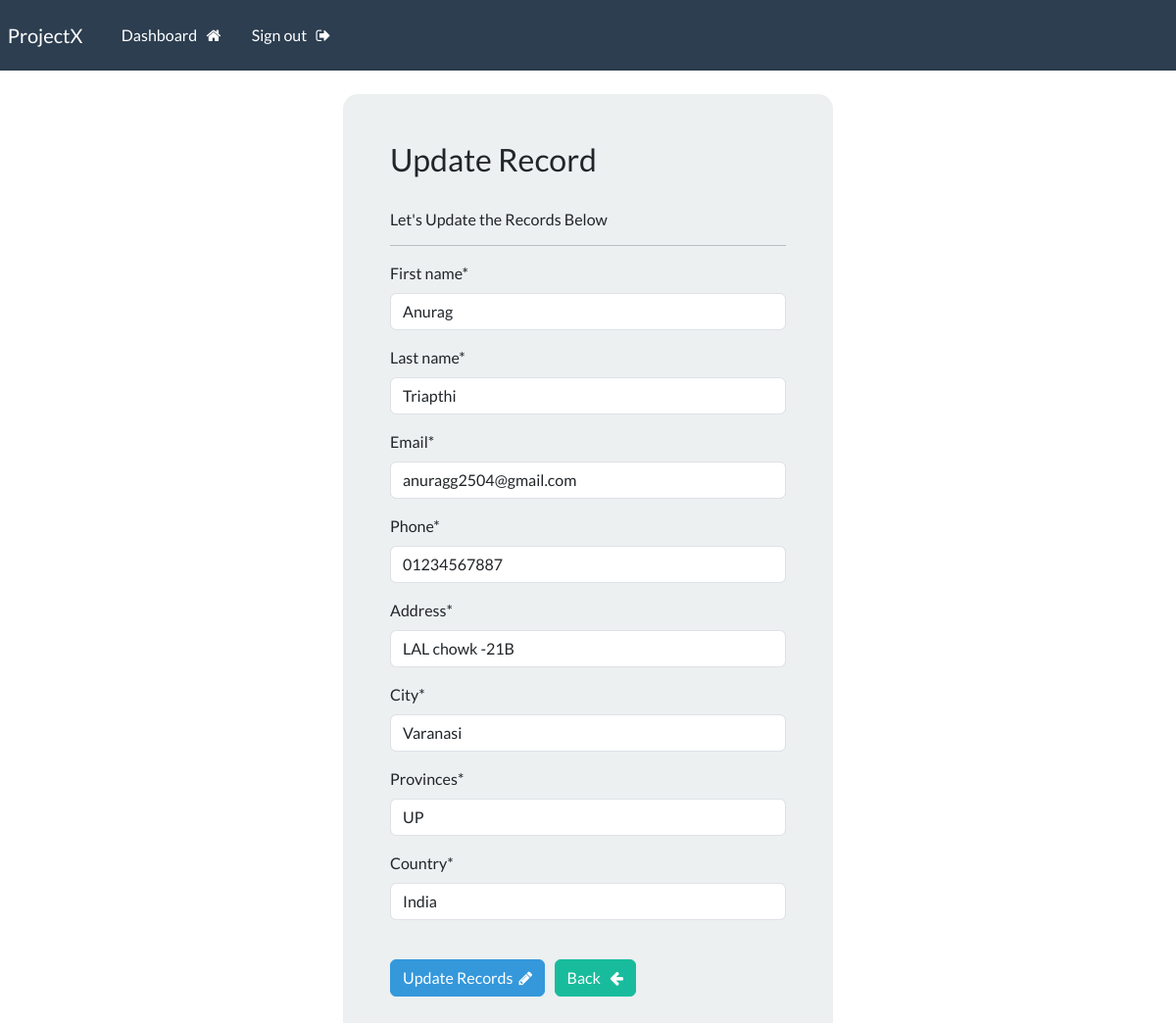
/update-record/9 (signed in), run on the app's committed database.
### webapp/models.py (models this page shows, shortened)
class Record(models.Model):
    creation_date = models.DateTimeField(auto_now_add=True)
    first_name = models.CharField(max_length=20)
    last_name = models.CharField(max_length=20)
    email = models.CharField(max_length=50)
    phone = models.CharField(max_length=20)
    address =  models.CharField(max_length=100)
    city = models.CharField(max_length=50)
    provinces = models.CharField(max_length=100)
    country = models.CharField(max_length=125)

### webapp/views.py (the view)
# urls.py: path('update-record/<int:pk>',views.update_record,name="updaterecordpage"),
@login_required(login_url='loginpage')
def update_record(request,pk):
    record_need_to_update = Record.objects.get(id=pk)
    form = UpdateRecordForm(instance=record_need_to_update)
    if request.method =="POST":
        form = UpdateRecordForm(request.POST,instance=record_need_to_update)
        if form.is_valid():
            form.save()
            messages.success(request,'Your records are updated successfully!')
            redirect('dashboardpage')
    context={'form':form}
    return render(request,'webapp/update-records.html',context)

### webapp/forms.py
class UpdateRecordForm(forms.ModelForm):
    class Meta:
        model = Record
        fields=['first_name','last_name','email','phone','address','city','provinces','country']

### webapp/templates/webapp/update-records.html (shortened to what this page needs)
{% extends "webapp/base.html" %}
{% load crispy_forms_tags %}
{% block content %}
<body>
    <div class="container bg-light shadow-md p-5 form-layout">
    <h3>Update Record</h3>
        <br>
        <h6>Let's Update the Records Below</h6>
        <hr>
   <form method="POST" autocomplete="off">
                {{form|crispy}}
                <br>
    <button type="submit" class="btn btn-info">Update Records &nbsp;<i class="fa fa-pencil" aria-hidden="true"></i></button>
    <a class="btn btn-success" href="{% url 'dashboardpage' %}">  Back &nbsp; <i class="fa fa-arrow-left" aria-hidden="true"></i>
    </a>
   </form>
<br>
</div>
</body>
{% endblock %}

### crm/static/css/style.css (style rules this page uses)
.form-layout { border-radius: 15px; width: 500px; }

### data on the page
Record: first_name "Anurag", last_name "Triapthi", email "anuragg2504@gmail.com", phone "01234567887", address "LAL chowk -21B", city "Varanasi", provinces "UP", country "India"
